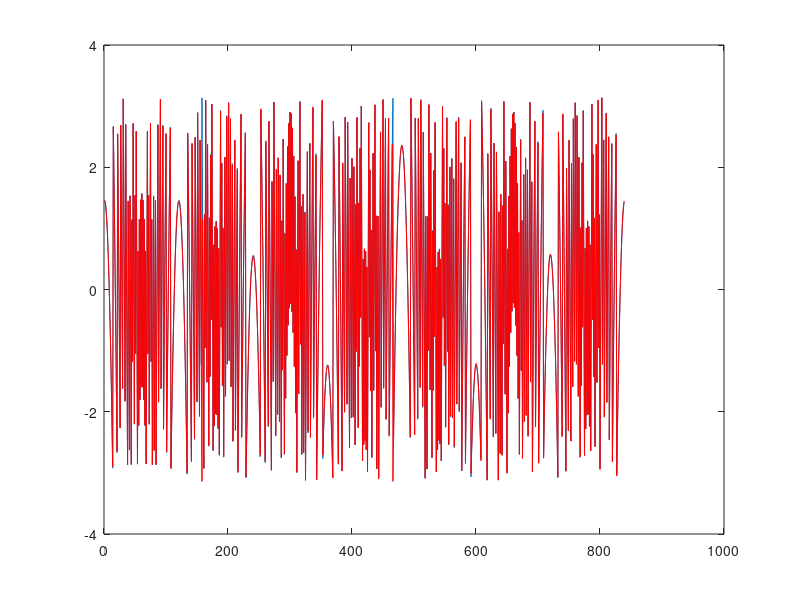
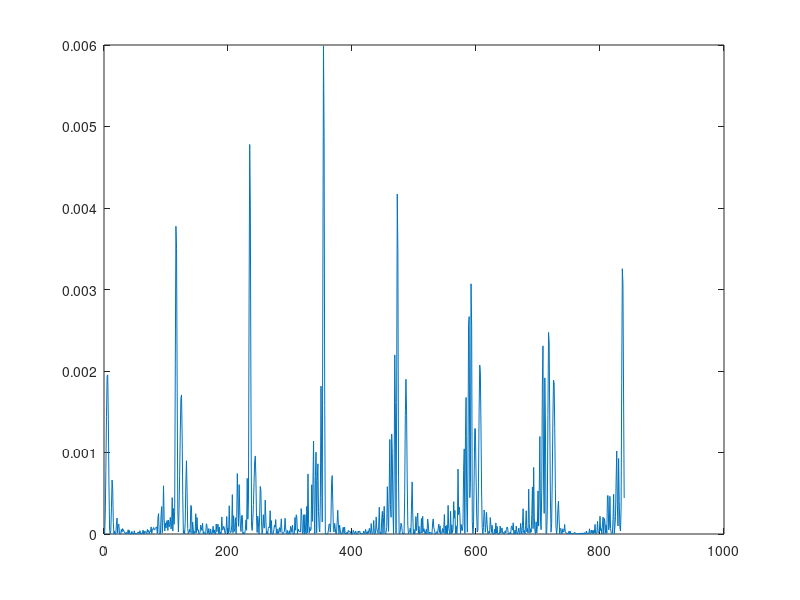

Source code (MATLAB) for these figures, in order:
% function test_LTE_PRACH_839DFT_gen
clear all; close all;

n = 0:838;
u = 719;
zc = exp(-1i.*pi.*u.*n.*(n+1)./839);
fft_zc = fft(zc);
fft_zc = exp(1i.*angle(fft_zc));

n = 4096;
fft_zc1 = fft(zc, n);
fft_zc1 = interp1(0 : (n-1), fft_zc1, (0:838).*n./839, 'linear', 'extrap');
fft_zc1 = exp(1i.*angle(fft_zc1));

figure(1);
plot(angle(fft_zc)); hold on;
plot(angle(fft_zc1), 'r');

figure(3);
plot(abs(fft_zc-fft_zc1).^2);

10.*log10(sum(abs(fft_zc-fft_zc1).^2)/839)
